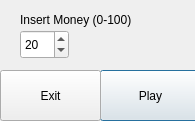
<?xml version="1.0" encoding="UTF-8"?>
<ui version="4.0">
 <class>DialogStart</class>
 <widget class="QDialog" name="DialogStart">
  <property name="geometry">
   <rect>
    <x>0</x>
    <y>0</y>
    <width>195</width>
    <height>121</height>
   </rect>
  </property>
  <property name="windowTitle">
   <string>Dialog</string>
  </property>
  <widget class="QLabel" name="label">
   <property name="geometry">
    <rect>
     <x>20</x>
     <y>10</y>
     <width>201</width>
     <height>20</height>
    </rect>
   </property>
   <property name="text">
    <string>Insert Money (0-100)</string>
   </property>
  </widget>
  <widget class="QPushButton" name="play">
   <property name="geometry">
    <rect>
     <x>100</x>
     <y>70</y>
     <width>101</width>
     <height>51</height>
    </rect>
   </property>
   <property name="text">
    <string>Play</string>
   </property>
  </widget>
  <widget class="QPushButton" name="Exit">
   <property name="geometry">
    <rect>
     <x>0</x>
     <y>70</y>
     <width>101</width>
     <height>51</height>
    </rect>
   </property>
   <property name="text">
    <string>Exit</string>
   </property>
  </widget>
  <widget class="QSpinBox" name="spinBox">
   <property name="geometry">
    <rect>
     <x>20</x>
     <y>30</y>
     <width>49</width>
     <height>29</height>
    </rect>
   </property>
   <property name="maximum">
    <number>100</number>
   </property>
   <property name="value">
    <number>20</number>
   </property>
  </widget>
 </widget>
 <resources/>
 <connections>
  <connection>
   <sender>play</sender>
   <signal>clicked()</signal>
   <receiver>DialogStart</receiver>
   <slot>configMoney()</slot>
   <hints>
    <hint type="sourcelabel">
     <x>150</x>
     <y>125</y>
    </hint>
    <hint type="destinationlabel">
     <x>97</x>
     <y>72</y>
    </hint>
   </hints>
  </connection>
  <connection>
   <sender>Exit</sender>
   <signal>clicked()</signal>
   <receiver>DialogStart</receiver>
   <slot>reject()</slot>
   <hints>
    <hint type="sourcelabel">
     <x>50</x>
     <y>95</y>
    </hint>
    <hint type="destinationlabel">
     <x>97</x>
     <y>72</y>
    </hint>
   </hints>
  </connection>
  <connection>
   <sender>play</sender>
   <signal>clicked()</signal>
   <receiver>DialogStart</receiver>
   <slot>accept()</slot>
   <hints>
    <hint type="sourcelabel">
     <x>150</x>
     <y>95</y>
    </hint>
    <hint type="destinationlabel">
     <x>97</x>
     <y>60</y>
    </hint>
   </hints>
  </connection>
 </connections>
 <slots>
  <slot>configMoney()</slot>
 </slots>
</ui>
